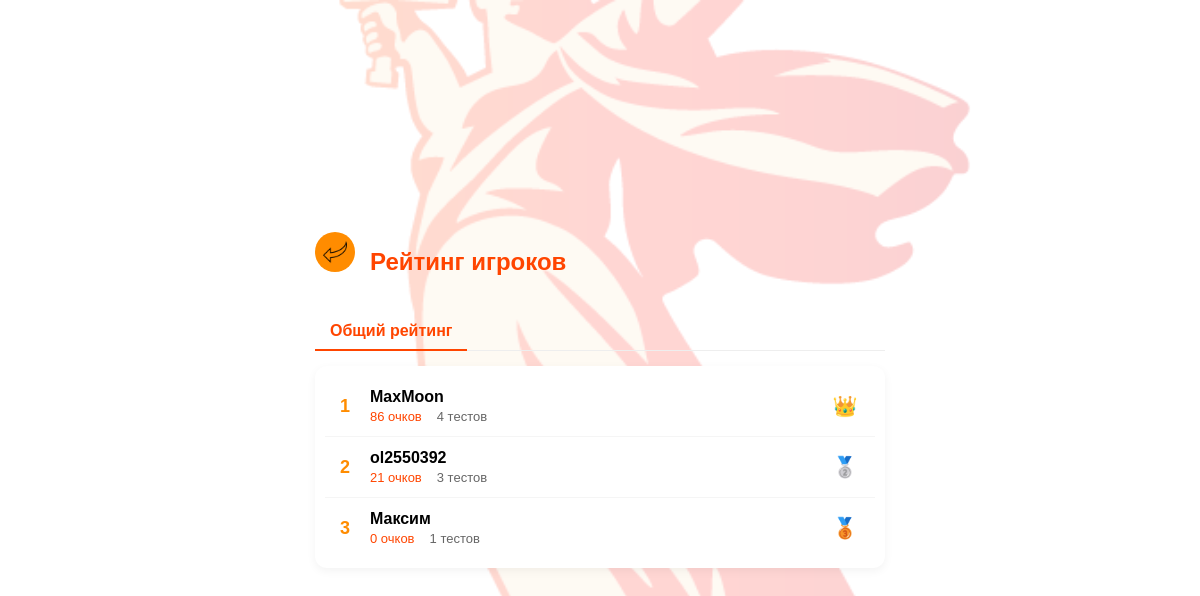
The app's page /rating, older data.
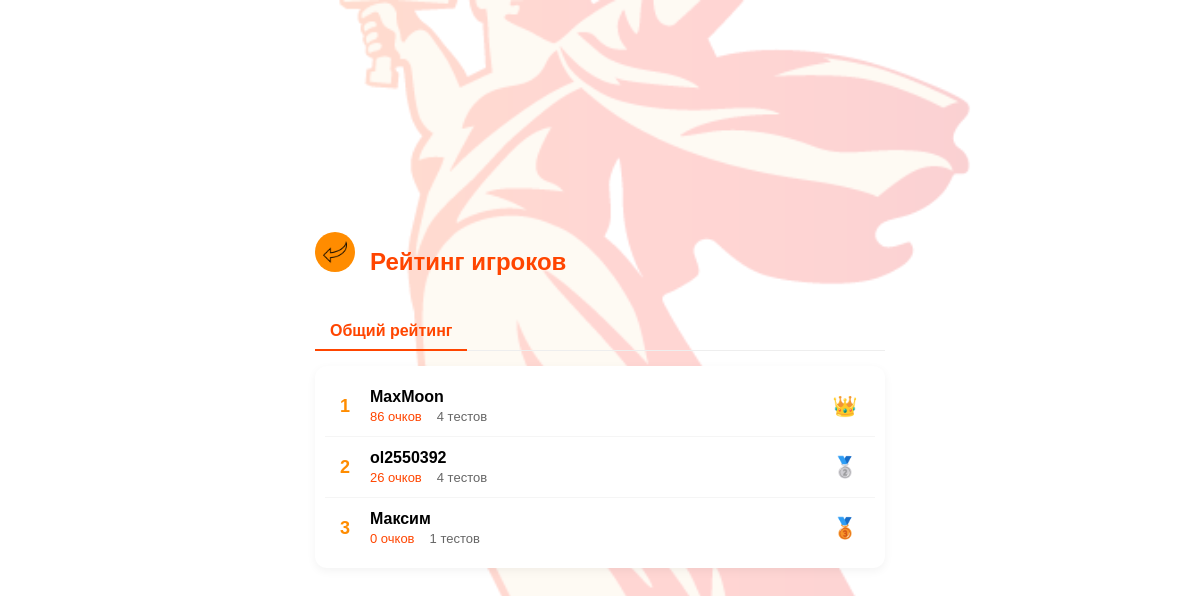
The same page, newer data.
### app.py (models this page shows)
class User(db.Model):
    __tablename__ = 'users'
    id = db.Column(db.Integer, primary_key=True)
    username = db.Column(db.String(10), nullable=False)
    test_results = db.relationship('TestResult', back_populates='user')

class UserRating(db.Model):
    __tablename__ = 'user_ratings'
    id = db.Column(db.Integer, primary_key=True)
    user_id = db.Column(db.Integer, db.ForeignKey('users.id'))
    total_score = db.Column(db.Integer, default=0)
    tests_completed = db.Column(db.Integer, default=0)
    last_activity = db.Column(db.DateTime, default=datetime.utcnow)
    user = db.relationship('User', backref=db.backref('rating', uselist=False))

### app.py (the view, shortened to what this page needs)
@app.route('/rating')
def rating():
    top_users = db.session.execute(
        select(User, UserRating)
        .join(UserRating)
        .order_by(UserRating.total_score.desc())
        .limit(10)
    ).all()
    current_user_rank = None
    return render_template('rating.html',
                           top_users=top_users,
                           current_user_rank=current_user_rank)

### templates/rating.html (shortened to what this page needs)
{% extends "base.html" %}
{% block content %}
<div class="rating-container">
    <div class="rating-header">
        <a href="{{ url_for('index') }}" class="back-button">
            <img src="{{ url_for('static', filename='images/back.png') }}" alt="Назад">
        </a>
        <h1>Рейтинг игроков</h1>
    </div>
    <div class="rating-tabs">
        <button class="tab-button active">Общий рейтинг</button>
    </div>
    <div class="leaderboard">
        {% for user, rating in top_users %}
        <div class="leaderboard-item {% if 'user_id' in session and user.id == session['user_id'] %}current-user{% endif %}">
            <div class="rank">{{ loop.index }}</div>
            <div class="user-info">
                <div class="username">{{ user.username }}</div>
                <div class="stats">
                    <span class="score">{{ rating.total_score }} очков</span>
                    <span class="tests">{{ rating.tests_completed }} тестов</span>
                </div>
            </div>
            <div class="badge">
                {% if loop.index == 1 %}👑
                {% elif loop.index == 2 %}🥈
                {% elif loop.index == 3 %}🥉
                {% endif %}
            </div>
        </div>
        {% endfor %}
    </div>
</div>
{% endblock %}

### templates/base.html (shortened to what this page needs)
<!DOCTYPE html>
<html lang="ru">
<head>
    <link rel="stylesheet" href="{{ url_for('static', filename='css/style.css') }}">
</head>
<body>
    <div class="container">
        {% block content %}{% endblock %}
    </div>
</body>
</html>

### static/css/style.css (style rules this page uses)
* { margin: 0; padding: 0; box-sizing: border-box; font-family: 'Arial', sans-serif; }
body { width: 100%; height: 100vh; overflow: hidden; position: relative; }
.container { width: 100%; height: 100%; display: flex; flex-direction: column; justify-content: center; align-items: center; padding: 20px; }
.back-button { color: #ff4500; text-decoration: none; font-size: 18px; display: inline-block; margin-bottom: 20px; }
.back-button { display: inline-block; padding: 10px 20px; background: #ff8c00; color: white; border-radius: 30px; text-decoration: none; font-weight: bold; }
.back-button { display: inline-block; margin-bottom: 20px; }
.back-button img { width: 30px; height: 30px; }
.back-button { display: inline-block; margin-bottom: 20px; transition: transform 0.2s; }
* { -webkit-tap-highlight-color: transparent; -webkit-user-select: none; user-select: none; }
html, body { width: 100%; height: 100%; overflow-x: hidden; -webkit-overflow-scrolling: touch; }
:root { --safe-area: env(safe-area-inset-bottom, 0px); }
body { padding-bottom: calc(20px + var(--safe-area)); }
html { box-sizing: border-box; overflow-x: hidden; width: 100vw; }
body { position: relative; max-width: 100%; overflow-x: hidden; padding-bottom: var(--safe-area); }
[class*="-container"] { width: 100%; max-width: 100%; padding-left: 10px; padding-right: 10px; box-sizing: border-box; }
.back-button { width: 40px; height: 40px; display: flex; align-items: center; justify-content: center; margin-right: 15px; }
.back-button img { width: 24px; height: 24px; }
.rating-container { width: 100%; max-width: 600px; margin: 0 auto; padding: 15px; }
.rating-header { display: flex; align-items: center; margin-bottom: 20px; }
.rating-header h1 { font-size: 24px; color: #ff4500; margin: 0; }
.rating-tabs { display: flex; margin-bottom: 15px; border-bottom: 1px solid #eee; }
.tab-button { padding: 10px 15px; background: none; border: none; font-size: 16px; color: #666; position: relative; cursor: pointer; }
.tab-button.active { color: #ff4500; font-weight: bold; }
.tab-button.active::after { content: ''; position: absolute; bottom: -1px; left: 0; width: 100%; height: 2px; background: #ff4500; }
.leaderboard { background: white; border-radius: 12px; padding: 10px; box-shadow: 0 3px 10px rgba(0,0,0,0.05); }
.leaderboard-item { display: flex; align-items: center; padding: 12px 15px; border-bottom: 1px solid #f5f5f5; }
.leaderboard-item:last-child { border-bottom: none; }
.rank { font-size: 18px; font-weight: bold; color: #ff8c00; width: 30px; }
.user-info { flex-grow: 1; }
.username { font-weight: bold; margin-bottom: 3px; }
.stats { display: flex; gap: 15px; font-size: 13px; color: #666; }
.score { color: #ff4500; }
.badge { font-size: 20px; width: 30px; text-align: center; }

### templates/base.html (style rules this page uses)
:root { --vh: 1vh; --safe-area: env(safe-area-inset-bottom, 0px); }

Row changes from the older to the newer data that the page shows:
changed through a linked row, User "ol2550392": total_score "21" → "26"; tests_completed "3" → "4"
